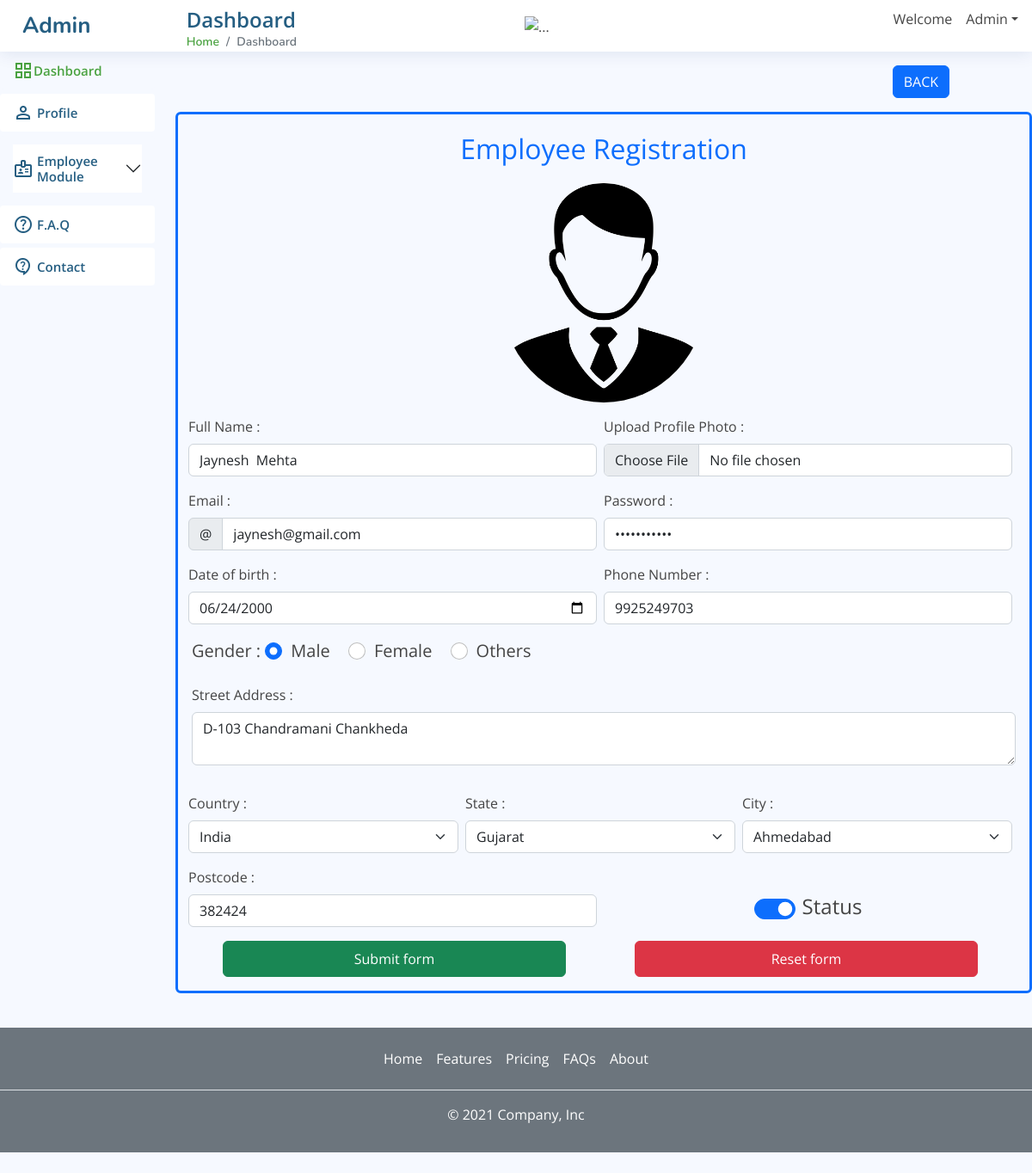
/Project1/admin/addEmployeeHtml.php?emp_Id=88 (signed in), run on the app's committed database.
### tables this page shows
CREATE TABLE `employee` (
  `emp_Id` int(11) NOT NULL,
  `name` varchar(255) DEFAULT NULL,
  `gender` enum('M','F','O') DEFAULT NULL,
  `email` varchar(50) DEFAULT NULL,
  `password` varchar(255) DEFAULT NULL,
  `street_Address` varchar(255) DEFAULT NULL,
  `city` int(11) DEFAULT NULL,
  `state` int(11) DEFAULT NULL,
  `postcode` varchar(10) DEFAULT NULL,
  `country` int(11) DEFAULT NULL,
  `phone_Number` varchar(50) DEFAULT NULL,
  `birth_Date` date DEFAULT NULL,
  `profile_Pic` varchar(255) DEFAULT NULL,
  `register_Date` datetime DEFAULT NULL,
  `status` enum('0','1') DEFAULT NULL
);

CREATE TABLE `state` (
  `state_Id` int(30) NOT NULL,
  `country_Id` int(3) DEFAULT NULL,
  `state_Name` varchar(35) DEFAULT NULL
);

CREATE TABLE `city` (
  `city_Id` int(3) NOT NULL,
  `state_Id` int(3) DEFAULT NULL,
  `city_Name` varchar(35) DEFAULT NULL
);

### Project1/admin/lib/Conn.php (called while the page is built, shortened)
<?php
class Conn
{
    private $conn;
    public function __construct()
    {
        try {
            $this->conn = new PDO("mysql:host=192.168.102.241:3306;dbname=EmployeeModule", 'root', 'deep70');
        } catch (PDOException $e) {
            die("Connection failed: " . $e->getMessage());
        }
    }
    public function select($table, $fields = "*", $join = "", $joinParam = '', $where = "",$whereParam='', $groupbyFieldName = "", $orderFieldName = "", $order = "", $limit = "")
    {
        $sql = "SELECT $fields FROM $table";
        if (!empty($join) && !empty($joinParam)) {
            foreach ($joinParam as $tableName => $data) {
                foreach ($data as $field1 => $field2) {
                    $sql .= " $join $tableName ON $table.$field1 = $tableName.$field2";
                }
            }
        }
        if (!empty($where)) {
            $sql .= " WHERE $where";
        }
        $stmt = $this->conn->prepare($sql);
        foreach ($whereParam as $key => $value) {
            if ($value['type'] == 'INT') {
                $stmt->bindParam($key, $value['value'], PDO::PARAM_INT);
            } else {
                $stmt->bindParam($key, $value['value'], PDO::PARAM_STR);
            }
        }
        $stmt->execute();
        return $stmt->fetchAll(PDO::FETCH_ASSOC);
    }
}

### Project1/admin/addEmployeeHtml.php (the view, shortened to what this page needs)
<?php
require_once 'lib/Conn.php';
require "addEmployee.php";
require_once 'lib/header.php';
require_once 'lib/navbar.php';
require_once 'lib/sidebar.php';
?>
<div class="col-10 mb-3">
  <div class="col-12 mt-3 d-flex justify-content-end pe-5">
    <a name="back" id="back" class="btn btn-primary me-5" href="<?php echo SITE_URL; ?>PHPOPS/Day19/Assignments/Project1/admin/employeeList.php" role="button">BACK</a>
  </div>
  <div class="container mt-3 border border-primary border-3 p-3 rounded">
    <div class="d-flex justify-content-center mb-3"><span class="fs-2 text-primary">Employee Registration</span></div>
    <?php echo $imgfield; ?>
    <form class="row g-3 needs-validation" id="validater" novalidate method="post" enctype="multipart/form-data">
      <div class="row justify-content-center align-items-center g-2">
        <div class="col">
          <label for="name" class="form-label">Full Name : </label>
          <input type="text" class="form-control" id="name" name="name" placeholder="Enter Full Name..." value="<?php echo $updateResult['name'] ?>" required>
        </div>
        <div class="col">
          <label for="profile_Pic" class="form-label">Upload Profile Photo : </label>
          <?php
          $required = "required";
          if(isset($_GET['emp_Id'])) {
            $required = "";
          }
          ?>
          <input type="file" class="form-control" aria-label="file example" id="profile_Pic" name="profile_Pic" <?php echo $required; ?>>
        </div>
      </div>
      <div class="row justify-content-center align-items-center g-2">
        <div class="col">
          <label for="email" class="form-label">Email : </label>
          <div class="input-group has-validation">
            <span class="input-group-text" id="inputGroupPrepend">@</span>
            <input type="email" class="form-control" id="email" name="email" placeholder="Enter Email..." value="<?php echo $updateResult['email'] ?>" pattern="[a-z0-9._%+-]+@[a-z0-9.-]+\.[a-z]{2,}$" aria-describedby="inputGroupPrepend" required>
          </div>
        </div>
        <div class="col">
          <label for="password" class="form-label">Password : </label>
          <input type="password" class="form-control" id="password" name="password" placeholder="Enter Password..." value="<?php echo $updateResult['password'] ?>" required>
        </div>
      </div>
      <div class="row justify-content-center align-items-center g-2">
        <div class="col">
          <label for="dob" class="form-label">Date of birth : </label>
          <input type="date" class="form-control" id="birth_Date" name="birth_Date" value="<?php echo $updateResult['birth_Date'] ?>" required>
        </div>
        <div class="col">
          <label for="phone_Number" class="form-label">Phone Number : </label>
          <input type="text" class="form-control" id="phone_Number" name="phone_Number" placeholder="Enter Phone Number..." value="<?php echo $updateResult['phone_Number'] ?>" required>
        </div>
      </div>
      <div class="gender fs-5">
        <label for="gender" class="form-label">Gender : </label>
        <div class="form-check form-check-inline">
          <input type="radio" class="form-check-input" id="genderM" value="M" name="gender" <?php if ($updateResult['gender'] == "M") {
                                                                                              echo "checked";
                                                                                            } ?> required>
          <label class="form-check-label" for="genderM">Male</label>
        </div>
        <div class="form-check form-check-inline">
          <input type="radio" class="form-check-input" id="genderF" value="F" name="gender" <?php if ($updateResult['gender'] == "F") {
                                                                                              echo "checked";
                                                                                            } ?> required>
          <label class="form-check-label" for="genderF">Female</label>
        </div>
        <div class="form-check form-check-inline">
          <input type="radio" class="form-check-input" id="genderO" value="O" name="gender" <?php if ($updateResult['gender'] == "O") {
                                                                                              echo "checked";
                                                                                            } ?> required>
          <label class="form-check-label" for="genderO">Others</label>
        </div>
      </div>
      <div class="mb-3">
        <label for="street_Address" class="form-label">Street Address : </label>
        <textarea class="form-control" id="street_Address" placeholder="Enter Address..." name="street_Address" required><?php echo $updateResult['street_address'] ?></textarea>
      </div>
      <div class="row justify-content-center align-items-center g-2">
        <div class="col">
          <label for="country" class="form-label">Country : </label>
          <select class="form-select" id="country" name="country" required>
            <?php
            $conn = new Conn();
            $result1 = $conn->select('country');
            foreach ($result1 as $key => $value) {
              if (isset($_GET['emp_Id']) && $updateResult['country'] == $value['country_Id']) {
                echo "<option value='" . $value['country_Id'] . "' selected>" . $value['country_Name'] . "</option>";
              } else {
                echo "<option value='" . $value['country_Id'] . "'>" . $value['country_Name'] . "</option>";
              }
            }
            ?>
          </select>
        </div>
        <div class="col">
          <label for="state" class="form-label">State : </label>
          <select class="form-select" id="state" name="state" required>
            <?php
            if (isset($_GET['emp_Id'])) {
              echo "<option value='" . $updateResult['state'] . "' selected>" . $updateResult['state_Name'] . "</option>";
            } else {
              echo '<option disabled value="" selected>-select-</option>';
            }
            ?>
          </select>
        </div>
        <div class="col">
          <label for="city" class="form-label">City : </label>
          <select class="form-select" id="city" name="city" required>
            <?php
            if (isset($_GET['emp_Id'])) {
              echo "<option value='" . $updateResult['city'] . "' selected>" . $updateResult['city_Name'] . "</option>";
            } else {
              echo '<option disabled value="" selected>-select-</option>';
            }
            ?>
          </select>
        </div>
      </div>
      <div class="row justify-content-center align-items-center g-2">
        <div class="col">
          <label for="postcode" class="form-label">Postcode : </label>
          <input type="text" class="form-control" id="postcode" name="postcode" placeholder="Enter Postcode..." value="<?php echo $updateResult['postcode'] ?>" required>
        </div>
        <div class="col">
          <div class="form-check form-switch d-flex align-self-center align-items-center justify-content-center mt-4 fs-4">
            <input class="form-check-input" type="checkbox" role="switch" id="status" name="status" <?php if (isset($_GET['emp_Id'])) {
                                                                                                      if ($updateResult['status'] == 1) {
                                                                                                        echo 'checked';
                                                                                                      }
                                                                                                    } else {
                                                                                                      echo 'checked';
                                                                                                    } ?>>
            <label class="form-check-label ms-2" for="status">Status</label>
          </div>
        </div>
      </div>
      <div class="d-flex gap-2 col-12">
        <button class="btn-validation btn btn-success p-2 col-5 mx-auto" id='submit' type="submit" name="submit">Submit form</button>
        <button class="btn btn-danger p-2 col-5 mx-auto" type="reset">Reset form</button>
        <?php echo "<br>".$valid;?>
      </div>
      <?php echo "<br>".$validate;?>
    </form>
  </div>
</div>
<?php
require_once 'lib/footer.php';
?>

### Project1/admin/addEmployee.php (shortened to what this page needs)
<?php
if (isset($_GET['emp_Id'])) {
    $conn = new Conn();
    $data = array(
        ":emp_Id" => array(
            "value" => $_GET['emp_Id'],
            "type" => 'INT'
        ),
    );
    $Result = $conn->select('employee', ('emp_Id,name,password,gender,email,street_address,city_Name,`state_Name`,postcode,country,state,city,`country_Name`,`phone_Number`,birth_Date,`profile_Pic`,`register_Date`,status'), 'LEFT JOIN', array('country' => array("country" => "country_Id"), 'state' => array("state" => "state_Id"), 'city' => array("city" => "city_Id")), "emp_Id = :emp_Id", $data,);
    $updateResult = $Result[0];
    $imgpath = SITE_URL . 'PHPOPS/Day19/Assignments/Project1/admin/assets/img/upload/' . $_GET['emp_Id'] . '/' . $updateResult['profile_Pic'];
    $imgfield = "<div class=' d-flex justify-content-center mb-3'><img src='$imgpath' class='card-img-top rounded-circle w-25' alt='...'></div>";
} else {
    $title = "Add Employee";
}

### Project1/admin/assets/css/style.css (style rules this page uses)
:root { scroll-behavior: smooth; }
body { font-family: "Open Sans", sans-serif; background: #f6f9ff; color: #444444; }
a { color: #4aa240; text-decoration: none; }

### data on the page
employee: profile_Pic (picture), name "Jaynesh Mehta", email "jaynesh@gmail.com", birth_Date "06/24/2000", phone_Number "9925249703", gender "☑ Male", gender "☐ Female", gender "☐ Others", street_Address "D-103 Chandramani Chankheda", state "Gujarat", city "Ahmedabad", postcode "382424", status "☑"

### other printed values
form field country "India"
